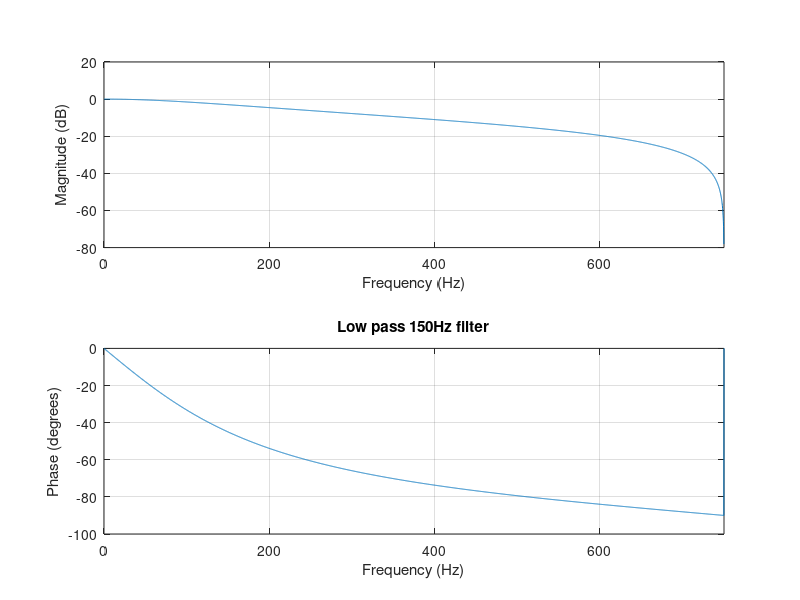
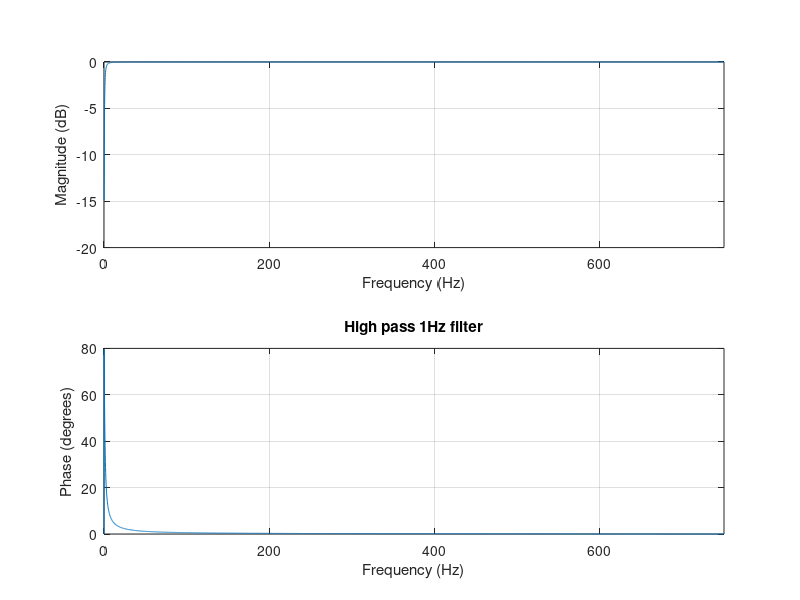
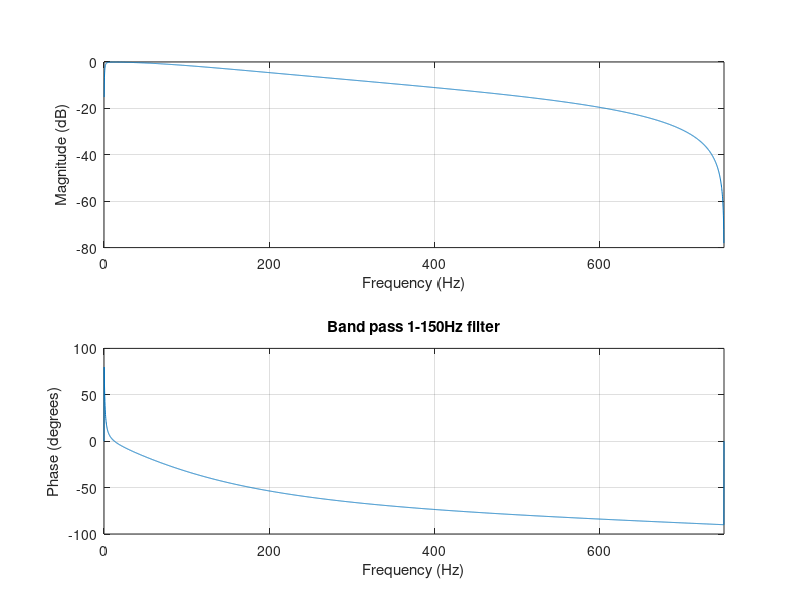

Here is the MATLAB script that generated these plots, in order: (Note: this script raises an error after producing the figures.)
function practice3() % Digital filters
%% Part I: Design of a band-pass filter from an analog filter

% Obtain the bode diagrams of the analog and digital filters.   
    Fs = 1500;
    n = 4096; % Number of points to be ploted
    figure
        freqz([0.3249,0.3249],[1.3249,-0.6751],n,Fs)
        title('Low pass 150Hz filter')
    figure
        freqz([1,-1],[1.0021,-0.9979],n,Fs)
        title('High pass 1Hz filter')
    B = [0.3249,0,-0.3249];
    A = [1.3277,-1.9986,0.6737];
    figure
        freqz(B,A,n,Fs)
        title('Band pass 1-150Hz filter')

% Select an ECG from PhysioNet and apply your filter to it:
    [time,signal,~,~] = readPhysionet('ecg1');
    fsignal = filter(B,A,signal);
    figure
        subplot(2,1,1)
            plot(time,signal)
            title('Original ECG signal')
            xlabel('Time (s)')
            ylabel('Amplitude')
            xlim([0,2])
            grid on
        subplot(2,1,2)
            plot(time,fsignal)
            title('Filtered ECG signal')
            xlabel('Time (s)')
            ylabel('Amplitude')
            xlim([0,2])
            grid on

% Test your filter with a summatory of sine-waves to observe its behaviour 
% in the time and frequency domain.
    F = [1,10,50,100,150,200];
    [t,signal2] = sumSines(F,Fs);
    fsignal2 = filter(B,A,signal2);
    [f2,S2] = fourierVector(signal2,Fs);
    [ff2,FS2] = fourierVector(fsignal2,Fs);
    figure
        subplot(2,2,1)
            plot(t,signal2)
            title('Original sum of sines signal')
            xlabel('Time (s)')
            ylabel('Amplitude')
            xlim([0,0.2])
            grid on
        subplot(2,2,2)
            plot(t,fsignal2)
            title('Filtered sum of sines signal')
            xlabel('Time (s)')
            ylabel('Amplitude')
            xlim([0,0.02])
            grid on
        subplot(2,2,3)
            plot(f2,S2)
            title('Frequency domain original signal')
            xlabel('Frequency (Hz)')
            ylabel('Amplitude')
            xlim([0,250])
            grid on
        subplot(2,2,4)
            plot(ff2,FS2)
            title('Frequency domain filtered signal')
            xlabel('Frequency (Hz)')
            ylabel('Amplitude')
            xlim([0,250])
            grid on
    
%% Part II: IIR and FIR filters

% Design a low pass filter in the 4 diferent configurations (Butterwooth,
% Cheby I, Cheby II, Elliptic) fc = 60 Hz, order 3.
    fc = 60;
    fs = 600;
    [b,a] = butter(3,fc/(fs/2));
    figure
        freqz(b,a,n,fs)
        title('Butter 60 Hz low pass filter')
    [b,a] = cheby1(3,3,fc/(fs/2));
    figure
        freqz(b,a,n,fs)
        title('Cheby1 60 Hz low pass filter 3 dB Bandpass Ripple')
    [b,a] = cheby2(3,30,fc/(fs/2));
    figure
        freqz(b,a,n,fs)
        title('Cheby2 60 Hz low pass filter 30 dB StopBand Ripple')
    [b,a] = ellip(3,3,30,fc/(fs/2));
    figure
        freqz(b,a,n,fs)
        title('Elliptic 60 Hz low pass 3db Bandpass and 30dB Stopband Ripple')
    
% Choose 5 different FIR filters and compare their behaviour. Find the
% order to show a similar behaviour of an IIR filter.
    [b,a] = fir1(6,fc/(fs/2),hamming(7));
    figure
        freqz(b,a,n,fs)
        title('FIR filter Hamming window')
	[b,a] = fir1(6,fc/(fs/2),hann(7));
    figure
        freqz(b,a,n,fs)
        title('FIR filter Hann window')
    [b,a] = fir1(6,fc/(fs/2),gausswin(7));
    figure
        freqz(b,a,n,fs)
        title('FIR filter Gauss window')
    [b,a] = fir1(6,fc/(fs/2),kaiser(7));
    figure
        freqz(b,a,n,fs)
        title('FIR filter Kaiser window')
	[b,a] = fir1(8,fc/(fs/2),blackmanharris(9));
    figure
        freqz(b,a,n,fs)
        title('FIR filter Blackman-Harris window')
    
% Select a biosignal from PhysioNet and design a digital filter to
% observe a specifdic characteristic of your signal. Explain why did you
% choose that filter
	[b,a] = fir1(15,30/(1000/2),blackmanharris(16));
        figure
        freqz(b,a,4095,1000)
    title('FIR filter Blackman-Harris window for abdominal (fetus) ECG')    
    [time,signals,~,~] = readPhysionet('f_a_ecg');
    signal3 = signals(:,2);
    fsignal3 = filter(b,a,signal3);
    figure
    subplot(2,1,1)
        plot(time,signal3)
        title('Original abdominal (fetus) ECG signal')
        xlabel('Time (s)')
        ylabel('Amplitude')
        xlim([0,1])
        ylim([-70,30])
        grid on
    subplot(2,1,2)
        plot(time,fsignal3)
        title('Filtered abdominal (fetus) ECG signal')
        xlabel('Time (s)')
        ylabel('Amplitude')
        xlim([0,1])
        ylim([-70,30])
        grid on

end

function [time,val,Fs,labels] = readPhysionet(Name)
% This function reads a pair of files (Name.mat and Name.info) from a 
% PhysioBank record, baseline-corrects and scales the time series contained
% in the .mat file.  The baseline-corrected and scaled time series are the 
% rows of matrix 'val', and each column contains simultaneous samples of 
% each time series.

% Read mat File:
    matName = strcat(Name, '.mat');
    load(matName);
    n = size(val,1);
% Read info File:
    infoName = strcat(Name, '.info');
    fid = fopen(infoName, 'rt');
    fgetl(fid);
    fgetl(fid);
    fgetl(fid);
    freqint = sscanf(fgetl(fid), 'Sampling frequency: %f Hz  Sampling interval: %f sec');
    Fs = freqint(1);
    interval = freqint(2);
    fgetl(fid);
% Read data of each signal
    signal = cell(1,n);
    gain = zeros(1,n);
    base = zeros(1,n);
    units = cell(1,n);
    for i = 1:n
      [~, signal(i), gain(i), base(i), units(i)] = strread(fgetl(fid),'%d%s%f%f%s','delimiter','\t');
    end
    fclose(fid);

% Baseline-corrects and scales the time series:
    val(val==-32768) = NaN;
    for i = 1:n
        val(i, :) = (val(i, :) - base(i)) / gain(i);
    end
    time = (1:size(val, 2)) * interval;
    val = val';
    
% Gives information of each signal:
    labels = cell(1,length(signal));
    for i = 1:length(signal)
        labels{i} = strcat(signal{i}, ' (', units{i}, ')'); 
    end
    
end

function [f,X] = fourierVector(x,Fs)
% To obtain absolute positive values of the fourier transform of x
% it also obtains the corresponding frequency vector
    X = fft(x);
    Ie = floor(length(X)/2);
    X = abs(X(:,1:Ie))/length(X);
    f = (0:Ie-1)*((Fs/2)/(Ie-1));
end

function [t,x] = sumSines(F,Fs)
    t = 0:1/Fs:1-1/Fs;
    x = 0*t;
    for i = 1:length(F)
        x = x + sin(2*pi*F(i)*t);
    end
end